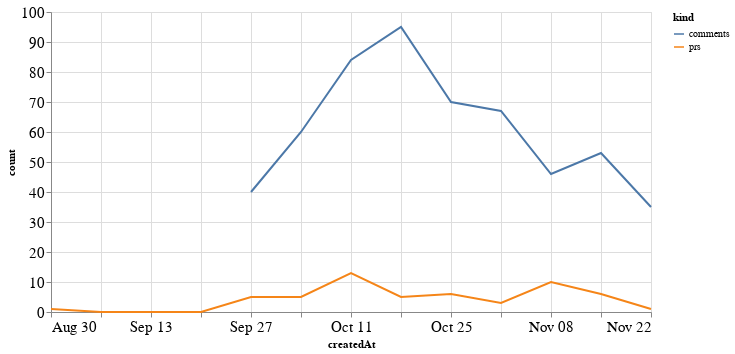

Write notebook code for a chart like this one.
### Code cell
alt.Chart(total_time, width=600).mark_line().encode(
    x='createdAt',
    y='count',
    color='kind'
)

### Figure 1 — Vega-Lite specification as saved in the notebook (floating-point values rounded to 4 significant figures)
{"config": {"axisLeft": {"labelFontSize": 15}, "axisBottom": {"labelFontSize": 15}}, "data": {"name": "data-4f3955edb6b2fbc120d007a1612da157"}, "mark": "line", "encoding": {"color": {"type": "nominal", "field": "kind"}, "x": {"type": "temporal", "field": "createdAt"}, "y": {"type": "quantitative", "field": "count"}}, "width": 600, "$schema": "https://vega.github.io/schema/vega-lite/v4.8.1.json", "datasets": {"data-4f3955edb6b2fbc120d007a1612da157": [{"createdAt": "2020-08-30T00:00:00", "kind": "prs", "count": 1.0}, {"createdAt": "2020-09-06T00:00:00", "kind": "prs", "count": 0.0}, {"createdAt": "2020-09-13T00:00:00", "kind": "prs", "count": 0.0}, {"createdAt": "2020-09-20T00:00:00", "kind": "prs", "count": 0.0}, {"createdAt": "2020-09-27T00:00:00", "kind": "prs", "count": 5.0}, {"createdAt": "2020-10-04T00:00:00", "kind": "prs", "count": 5.0}, {"createdAt": "2020-10-11T00:00:00", "kind": "prs", "count": 13.0}, {"createdAt": "2020-10-18T00:00:00", "kind": "prs", "count": 5.0}, {"createdAt": "2020-10-25T00:00:00", "kind": "prs", "count": 6.0}, {"createdAt": "2020-11-01T00:00:00", "kind": "prs", "count": 3.0}, {"createdAt": "2020-11-08T00:00:00", "kind": "prs", "count": 10.0}, {"createdAt": "2020-11-15T00:00:00", "kind": "prs", "count": 6.0}, {"createdAt": "2020-11-22T00:00:00", "kind": "prs", "count": 1.0}, {"createdAt": "2020-08-30T00:00:00", "kind": "comments", "count": null}, {"createdAt": "2020-09-06T00:00:00", "kind": "comments", "count": null}, {"createdAt": "2020-09-13T00:00:00", "kind": "comments", "count": null}, {"createdAt": "2020-09-20T00:00:00", "kind": "comments", "count": null}, {"createdAt": "2020-09-27T00:00:00", "kind": "comments", "count": 40.0}, {"createdAt": "2020-10-04T00:00:00", "kind": "comments", "count": 60.0}, {"createdAt": "2020-10-11T00:00:00", "kind": "comments", "count": 84.0}, {"createdAt": "2020-10-18T00:00:00", "kind": "comments", "count": 95.0}, {"createdAt": "2020-10-25T00:00:00", "kind": "comments", "count": 70.0}, {"createdAt": "2020-11-01T00:00:00", "kind": "comments", "count": 67.0}, {"createdAt": "2020-11-08T00:00:00", "kind": "comments", "count": 46.0}, {"createdAt": "2020-11-15T00:00:00", "kind": "comments", "count": 53.0}, {"createdAt": "2020-11-22T00:00:00", "kind": "comments", "count": 35.0}]}}
